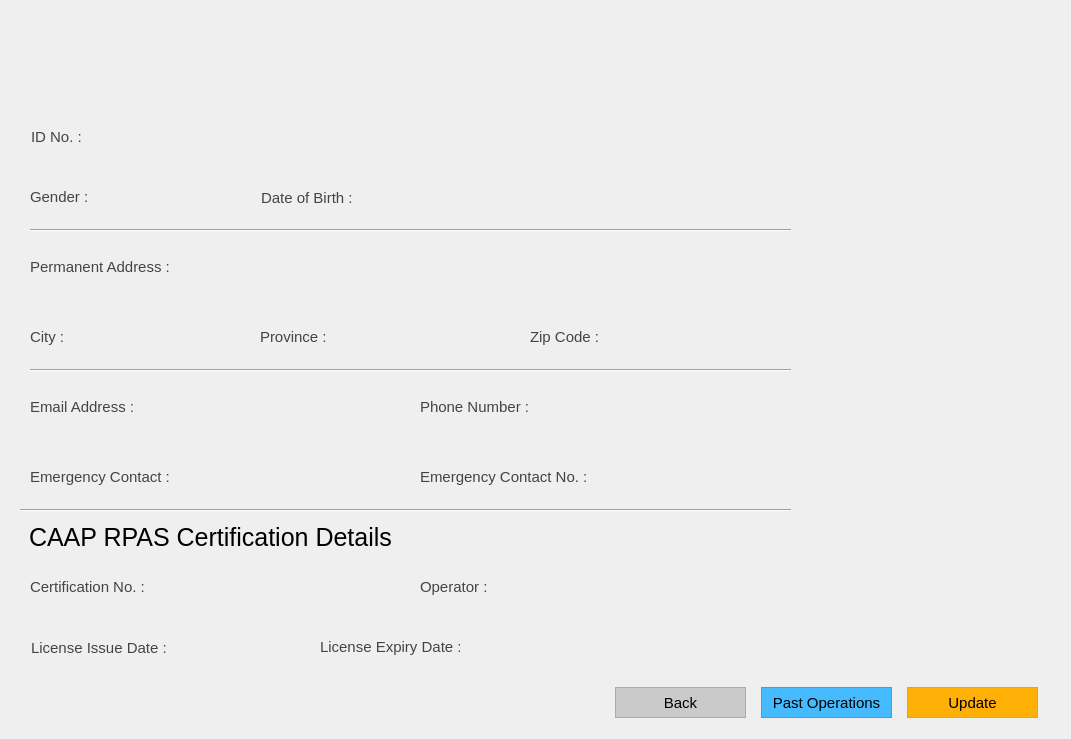
<?xml version="1.0" encoding="UTF-8"?>
<ui version="4.0">
 <class>MainWindow</class>
 <widget class="QMainWindow" name="MainWindow">
  <property name="geometry">
   <rect>
    <x>0</x>
    <y>0</y>
    <width>1071</width>
    <height>739</height>
   </rect>
  </property>
  <property name="minimumSize">
   <size>
    <width>1071</width>
    <height>739</height>
   </size>
  </property>
  <property name="maximumSize">
   <size>
    <width>1071</width>
    <height>739</height>
   </size>
  </property>
  <property name="font">
   <font>
    <pointsize>9</pointsize>
    <kerning>true</kerning>
   </font>
  </property>
  <property name="windowTitle">
   <string>AIDS – Pilot Profile [Administrator] </string>
  </property>
  <property name="windowIcon">
   <iconset>
    <normaloff>../../Resources/logo_svg.svg</normaloff>../../Resources/logo_svg.svg</iconset>
  </property>
  <widget class="QWidget" name="centralwidget">
   <widget class="QLabel" name="lbl_addPilot">
    <property name="geometry">
     <rect>
      <x>30</x>
      <y>50</y>
      <width>491</width>
      <height>61</height>
     </rect>
    </property>
    <property name="font">
     <font>
      <family>Segoe UI</family>
      <pointsize>29</pointsize>
      <kerning>true</kerning>
     </font>
    </property>
    <property name="styleSheet">
     <string notr="true"/>
    </property>
    <property name="text">
     <string/>
    </property>
   </widget>
   <widget class="QLabel" name="lbl_caap">
    <property name="geometry">
     <rect>
      <x>20</x>
      <y>520</y>
      <width>381</width>
      <height>35</height>
     </rect>
    </property>
    <property name="font">
     <font>
      <family>Helvetica</family>
      <pointsize>19</pointsize>
      <kerning>true</kerning>
     </font>
    </property>
    <property name="styleSheet">
     <string notr="true">padding-left:3px;</string>
    </property>
    <property name="text">
     <string>CAAP RPAS Certification Details</string>
    </property>
   </widget>
   <widget class="Line" name="line">
    <property name="geometry">
     <rect>
      <x>30</x>
      <y>220</y>
      <width>761</width>
      <height>20</height>
     </rect>
    </property>
    <property name="orientation">
     <enum>Qt::Horizontal</enum>
    </property>
   </widget>
   <widget class="Line" name="line_2">
    <property name="geometry">
     <rect>
      <x>20</x>
      <y>500</y>
      <width>771</width>
      <height>20</height>
     </rect>
    </property>
    <property name="orientation">
     <enum>Qt::Horizontal</enum>
    </property>
   </widget>
   <widget class="Line" name="line_3">
    <property name="geometry">
     <rect>
      <x>30</x>
      <y>360</y>
      <width>761</width>
      <height>20</height>
     </rect>
    </property>
    <property name="orientation">
     <enum>Qt::Horizontal</enum>
    </property>
   </widget>
   <widget class="QLabel" name="lbl_profilePic">
    <property name="geometry">
     <rect>
      <x>830</x>
      <y>30</y>
      <width>191</width>
      <height>181</height>
     </rect>
    </property>
    <property name="minimumSize">
     <size>
      <width>191</width>
      <height>181</height>
     </size>
    </property>
    <property name="maximumSize">
     <size>
      <width>191</width>
      <height>181</height>
     </size>
    </property>
    <property name="text">
     <string/>
    </property>
    <property name="pixmap">
     <pixmap>../../Resources/profile_placeholder.png</pixmap>
    </property>
    <property name="scaledContents">
     <bool>true</bool>
    </property>
   </widget>
   <widget class="QWidget" name="layoutWidget">
    <property name="geometry">
     <rect>
      <x>606</x>
      <y>682</y>
      <width>441</width>
      <height>41</height>
     </rect>
    </property>
    <layout class="QHBoxLayout" name="btn_layout">
     <item>
      <widget class="QPushButton" name="btn_cancel">
       <property name="minimumSize">
        <size>
         <width>131</width>
         <height>31</height>
        </size>
       </property>
       <property name="maximumSize">
        <size>
         <width>131</width>
         <height>31</height>
        </size>
       </property>
       <property name="font">
        <font>
         <family>Helvetica</family>
         <pointsize>11</pointsize>
        </font>
       </property>
       <property name="styleSheet">
        <string notr="true">QPushButton {
color: rgb(0, 0, 0);
	background-color: rgb(202, 202, 202);
border: 1.2px solid #ABABAB;
outline: none;}

QPushButton:hover{
color: rgb(255, 255, 255);
background-color: rgb(171, 171, 171);
outline: none;
border: none;
}

QPushButton:pressed{
color: rgb(255, 255, 255);
background-color: rgb(129, 129, 129);
outline: none;
border: none;
}


</string>
       </property>
       <property name="text">
        <string>Back</string>
       </property>
      </widget>
     </item>
     <item>
      <widget class="QPushButton" name="btn_pastops">
       <property name="minimumSize">
        <size>
         <width>131</width>
         <height>31</height>
        </size>
       </property>
       <property name="maximumSize">
        <size>
         <width>131</width>
         <height>31</height>
        </size>
       </property>
       <property name="font">
        <font>
         <family>Helvetica</family>
         <pointsize>11</pointsize>
        </font>
       </property>
       <property name="styleSheet">
        <string notr="true">QPushButton {
background-color: rgb(70, 186, 255);
color: rgb(0, 0, 0);
border: 1.4px solid #39A0ee;
outline: none;}

QPushButton:hover{

background-color: rgb(60, 175, 253);
outline: none;
border: none;
}

QPushButton:pressed{

background-color: rgb(53, 141, 217);
outline: none;
border: none;
}
</string>
       </property>
       <property name="text">
        <string>Past Operations</string>
       </property>
      </widget>
     </item>
     <item>
      <widget class="QPushButton" name="btn_update">
       <property name="minimumSize">
        <size>
         <width>131</width>
         <height>31</height>
        </size>
       </property>
       <property name="maximumSize">
        <size>
         <width>131</width>
         <height>31</height>
        </size>
       </property>
       <property name="font">
        <font>
         <family>Helvetica</family>
         <pointsize>11</pointsize>
        </font>
       </property>
       <property name="styleSheet">
        <string notr="true">QPushButton {
background-color: rgb(255, 176, 6);
border: 1.2px solid #ff9d07;
outline: none;}

QPushButton:hover{
background-color: rgb(255, 157, 7);
outline: none;
border: none;
}

QPushButton:pressed{
background-color: rgb(254, 140, 8);
outline: none;
border: none;
}


</string>
       </property>
       <property name="text">
        <string>Update</string>
       </property>
      </widget>
     </item>
    </layout>
   </widget>
   <widget class="QWidget" name="layoutWidget_2">
    <property name="geometry">
     <rect>
      <x>320</x>
      <y>630</y>
      <width>241</width>
      <height>33</height>
     </rect>
    </property>
    <layout class="QHBoxLayout" name="expirydate_layout">
     <item>
      <widget class="QLabel" name="lbl_expirydate_2">
       <property name="font">
        <font>
         <family>Segoe UI</family>
         <pointsize>11</pointsize>
        </font>
       </property>
       <property name="styleSheet">
        <string notr="true">color: rgb(68, 68, 68);</string>
       </property>
       <property name="text">
        <string>License Expiry Date :</string>
       </property>
      </widget>
     </item>
     <item>
      <widget class="QLabel" name="lbl_expirydate">
       <property name="minimumSize">
        <size>
         <width>81</width>
         <height>31</height>
        </size>
       </property>
       <property name="maximumSize">
        <size>
         <width>81</width>
         <height>31</height>
        </size>
       </property>
       <property name="font">
        <font>
         <family>Segoe UI</family>
         <pointsize>11</pointsize>
        </font>
       </property>
       <property name="text">
        <string/>
       </property>
      </widget>
     </item>
    </layout>
   </widget>
   <widget class="QWidget" name="layoutWidget">
    <property name="geometry">
     <rect>
      <x>30</x>
      <y>180</y>
      <width>171</width>
      <height>33</height>
     </rect>
    </property>
    <layout class="QHBoxLayout" name="gender_layout">
     <item>
      <widget class="QLabel" name="lbl_gender_2">
       <property name="font">
        <font>
         <family>Segoe UI</family>
         <pointsize>11</pointsize>
        </font>
       </property>
       <property name="styleSheet">
        <string notr="true">color: rgb(68, 68, 68);</string>
       </property>
       <property name="text">
        <string>Gender :</string>
       </property>
      </widget>
     </item>
     <item>
      <widget class="QLabel" name="lbl_gender">
       <property name="minimumSize">
        <size>
         <width>81</width>
         <height>31</height>
        </size>
       </property>
       <property name="maximumSize">
        <size>
         <width>81</width>
         <height>31</height>
        </size>
       </property>
       <property name="font">
        <font>
         <family>Segoe UI</family>
         <pointsize>11</pointsize>
        </font>
       </property>
       <property name="text">
        <string/>
       </property>
      </widget>
     </item>
    </layout>
   </widget>
   <widget class="QWidget" name="layoutWidget">
    <property name="geometry">
     <rect>
      <x>30</x>
      <y>250</y>
      <width>681</width>
      <height>33</height>
     </rect>
    </property>
    <layout class="QHBoxLayout" name="address_layout">
     <item>
      <widget class="QLabel" name="lbl_address_2">
       <property name="font">
        <font>
         <family>Segoe UI</family>
         <pointsize>11</pointsize>
        </font>
       </property>
       <property name="styleSheet">
        <string notr="true">color: rgb(68, 68, 68);</string>
       </property>
       <property name="text">
        <string>Permanent Address :</string>
       </property>
      </widget>
     </item>
     <item>
      <widget class="QLabel" name="lbl_address">
       <property name="minimumSize">
        <size>
         <width>491</width>
         <height>31</height>
        </size>
       </property>
       <property name="maximumSize">
        <size>
         <width>491</width>
         <height>31</height>
        </size>
       </property>
       <property name="font">
        <font>
         <family>Segoe UI</family>
         <pointsize>11</pointsize>
        </font>
       </property>
       <property name="text">
        <string/>
       </property>
      </widget>
     </item>
    </layout>
   </widget>
   <widget class="QWidget" name="layoutWidget">
    <property name="geometry">
     <rect>
      <x>30</x>
      <y>320</y>
      <width>201</width>
      <height>33</height>
     </rect>
    </property>
    <layout class="QHBoxLayout" name="city_layout">
     <item>
      <widget class="QLabel" name="lbl_city_2">
       <property name="font">
        <font>
         <family>Segoe UI</family>
         <pointsize>11</pointsize>
        </font>
       </property>
       <property name="styleSheet">
        <string notr="true">color: rgb(68, 68, 68);</string>
       </property>
       <property name="text">
        <string>City :</string>
       </property>
      </widget>
     </item>
     <item>
      <widget class="QLabel" name="lbl_city">
       <property name="minimumSize">
        <size>
         <width>131</width>
         <height>31</height>
        </size>
       </property>
       <property name="maximumSize">
        <size>
         <width>131</width>
         <height>31</height>
        </size>
       </property>
       <property name="font">
        <font>
         <family>Segoe UI</family>
         <pointsize>11</pointsize>
        </font>
       </property>
       <property name="text">
        <string/>
       </property>
      </widget>
     </item>
    </layout>
   </widget>
   <widget class="QWidget" name="layoutWidget">
    <property name="geometry">
     <rect>
      <x>260</x>
      <y>320</y>
      <width>241</width>
      <height>33</height>
     </rect>
    </property>
    <layout class="QHBoxLayout" name="province_layout">
     <item>
      <widget class="QLabel" name="lbl_province_2">
       <property name="font">
        <font>
         <family>Segoe UI</family>
         <pointsize>11</pointsize>
        </font>
       </property>
       <property name="styleSheet">
        <string notr="true">color: rgb(68, 68, 68);</string>
       </property>
       <property name="text">
        <string>Province :</string>
       </property>
      </widget>
     </item>
     <item>
      <widget class="QLabel" name="lbl_province">
       <property name="minimumSize">
        <size>
         <width>151</width>
         <height>31</height>
        </size>
       </property>
       <property name="maximumSize">
        <size>
         <width>151</width>
         <height>31</height>
        </size>
       </property>
       <property name="font">
        <font>
         <family>Segoe UI</family>
         <pointsize>11</pointsize>
        </font>
       </property>
       <property name="text">
        <string/>
       </property>
      </widget>
     </item>
    </layout>
   </widget>
   <widget class="QWidget" name="layoutWidget">
    <property name="geometry">
     <rect>
      <x>530</x>
      <y>320</y>
      <width>181</width>
      <height>33</height>
     </rect>
    </property>
    <layout class="QHBoxLayout" name="zip_layout">
     <item>
      <widget class="QLabel" name="lbl_zip_2">
       <property name="font">
        <font>
         <family>Segoe UI</family>
         <pointsize>11</pointsize>
        </font>
       </property>
       <property name="styleSheet">
        <string notr="true">color: rgb(68, 68, 68);</string>
       </property>
       <property name="text">
        <string>Zip Code :</string>
       </property>
      </widget>
     </item>
     <item>
      <widget class="QLabel" name="lbl_zip">
       <property name="minimumSize">
        <size>
         <width>91</width>
         <height>31</height>
        </size>
       </property>
       <property name="maximumSize">
        <size>
         <width>91</width>
         <height>31</height>
        </size>
       </property>
       <property name="font">
        <font>
         <family>Segoe UI</family>
         <pointsize>11</pointsize>
        </font>
       </property>
       <property name="text">
        <string/>
       </property>
      </widget>
     </item>
    </layout>
   </widget>
   <widget class="QWidget" name="layoutWidget">
    <property name="geometry">
     <rect>
      <x>30</x>
      <y>390</y>
      <width>361</width>
      <height>33</height>
     </rect>
    </property>
    <layout class="QHBoxLayout" name="email_layout">
     <item>
      <widget class="QLabel" name="lbl_email_2">
       <property name="font">
        <font>
         <family>Segoe UI</family>
         <pointsize>11</pointsize>
        </font>
       </property>
       <property name="styleSheet">
        <string notr="true">color: rgb(68, 68, 68);</string>
       </property>
       <property name="text">
        <string>Email Address :</string>
       </property>
      </widget>
     </item>
     <item>
      <widget class="QLabel" name="lbl_email">
       <property name="minimumSize">
        <size>
         <width>231</width>
         <height>31</height>
        </size>
       </property>
       <property name="maximumSize">
        <size>
         <width>231</width>
         <height>31</height>
        </size>
       </property>
       <property name="font">
        <font>
         <family>Segoe UI</family>
         <pointsize>11</pointsize>
        </font>
       </property>
       <property name="text">
        <string/>
       </property>
      </widget>
     </item>
    </layout>
   </widget>
   <widget class="QWidget" name="layoutWidget">
    <property name="geometry">
     <rect>
      <x>31</x>
      <y>120</y>
      <width>191</width>
      <height>33</height>
     </rect>
    </property>
    <layout class="QHBoxLayout" name="id_layout">
     <item>
      <widget class="QLabel" name="lbl_id_2">
       <property name="font">
        <font>
         <family>Segoe UI</family>
         <pointsize>11</pointsize>
        </font>
       </property>
       <property name="styleSheet">
        <string notr="true">color: rgb(68, 68, 68);</string>
       </property>
       <property name="text">
        <string>ID No. :</string>
       </property>
      </widget>
     </item>
     <item>
      <widget class="QLabel" name="lbl_id">
       <property name="minimumSize">
        <size>
         <width>101</width>
         <height>31</height>
        </size>
       </property>
       <property name="maximumSize">
        <size>
         <width>101</width>
         <height>31</height>
        </size>
       </property>
       <property name="font">
        <font>
         <family>Segoe UI</family>
         <pointsize>11</pointsize>
        </font>
       </property>
       <property name="text">
        <string/>
       </property>
      </widget>
     </item>
    </layout>
   </widget>
   <widget class="QWidget" name="layoutWidget">
    <property name="geometry">
     <rect>
      <x>420</x>
      <y>390</y>
      <width>341</width>
      <height>33</height>
     </rect>
    </property>
    <layout class="QHBoxLayout" name="mobile_layout">
     <item>
      <widget class="QLabel" name="lbl_mobile_2">
       <property name="font">
        <font>
         <family>Segoe UI</family>
         <pointsize>11</pointsize>
        </font>
       </property>
       <property name="styleSheet">
        <string notr="true">color: rgb(68, 68, 68);</string>
       </property>
       <property name="text">
        <string>Phone Number :</string>
       </property>
      </widget>
     </item>
     <item>
      <widget class="QLabel" name="lbl_mobile">
       <property name="minimumSize">
        <size>
         <width>191</width>
         <height>31</height>
        </size>
       </property>
       <property name="maximumSize">
        <size>
         <width>191</width>
         <height>31</height>
        </size>
       </property>
       <property name="font">
        <font>
         <family>Segoe UI</family>
         <pointsize>11</pointsize>
        </font>
       </property>
       <property name="text">
        <string/>
       </property>
      </widget>
     </item>
    </layout>
   </widget>
   <widget class="QWidget" name="layoutWidget">
    <property name="geometry">
     <rect>
      <x>30</x>
      <y>460</y>
      <width>361</width>
      <height>33</height>
     </rect>
    </property>
    <layout class="QHBoxLayout" name="emcontact_layout">
     <item>
      <widget class="QLabel" name="lbl_emContact_2">
       <property name="font">
        <font>
         <family>Segoe UI</family>
         <pointsize>11</pointsize>
        </font>
       </property>
       <property name="styleSheet">
        <string notr="true">color: rgb(68, 68, 68);</string>
       </property>
       <property name="text">
        <string>Emergency Contact :</string>
       </property>
      </widget>
     </item>
     <item>
      <widget class="QLabel" name="lbl_emContact">
       <property name="minimumSize">
        <size>
         <width>211</width>
         <height>31</height>
        </size>
       </property>
       <property name="maximumSize">
        <size>
         <width>211</width>
         <height>31</height>
        </size>
       </property>
       <property name="font">
        <font>
         <family>Segoe UI</family>
         <pointsize>11</pointsize>
        </font>
       </property>
       <property name="text">
        <string/>
       </property>
      </widget>
     </item>
    </layout>
   </widget>
   <widget class="QWidget" name="layoutWidget">
    <property name="geometry">
     <rect>
      <x>420</x>
      <y>460</y>
      <width>341</width>
      <height>33</height>
     </rect>
    </property>
    <layout class="QHBoxLayout" name="emnumber_layout">
     <item>
      <widget class="QLabel" name="lbl_emNumber_2">
       <property name="font">
        <font>
         <family>Segoe UI</family>
         <pointsize>11</pointsize>
        </font>
       </property>
       <property name="styleSheet">
        <string notr="true">color: rgb(68, 68, 68);</string>
       </property>
       <property name="text">
        <string>Emergency Contact No. :</string>
       </property>
      </widget>
     </item>
     <item>
      <widget class="QLabel" name="lbl_emNumber">
       <property name="minimumSize">
        <size>
         <width>161</width>
         <height>31</height>
        </size>
       </property>
       <property name="maximumSize">
        <size>
         <width>161</width>
         <height>31</height>
        </size>
       </property>
       <property name="font">
        <font>
         <family>Segoe UI</family>
         <pointsize>11</pointsize>
        </font>
       </property>
       <property name="text">
        <string/>
       </property>
      </widget>
     </item>
    </layout>
   </widget>
   <widget class="QWidget" name="layoutWidget">
    <property name="geometry">
     <rect>
      <x>30</x>
      <y>570</y>
      <width>331</width>
      <height>33</height>
     </rect>
    </property>
    <layout class="QHBoxLayout" name="certification_layout">
     <item>
      <widget class="QLabel" name="lbl_certification_2">
       <property name="font">
        <font>
         <family>Segoe UI</family>
         <pointsize>11</pointsize>
        </font>
       </property>
       <property name="styleSheet">
        <string notr="true">color: rgb(68, 68, 68);</string>
       </property>
       <property name="text">
        <string>Certification No. :</string>
       </property>
      </widget>
     </item>
     <item>
      <widget class="QLabel" name="lbl_certification">
       <property name="minimumSize">
        <size>
         <width>191</width>
         <height>31</height>
        </size>
       </property>
       <property name="maximumSize">
        <size>
         <width>191</width>
         <height>31</height>
        </size>
       </property>
       <property name="font">
        <font>
         <family>Segoe UI</family>
         <pointsize>11</pointsize>
        </font>
       </property>
       <property name="text">
        <string/>
       </property>
      </widget>
     </item>
    </layout>
   </widget>
   <widget class="QWidget" name="layoutWidget">
    <property name="geometry">
     <rect>
      <x>420</x>
      <y>570</y>
      <width>311</width>
      <height>33</height>
     </rect>
    </property>
    <layout class="QHBoxLayout" name="operator_layout">
     <item>
      <widget class="QLabel" name="lbl_operator_2">
       <property name="font">
        <font>
         <family>Segoe UI</family>
         <pointsize>11</pointsize>
        </font>
       </property>
       <property name="styleSheet">
        <string notr="true">color: rgb(68, 68, 68);</string>
       </property>
       <property name="text">
        <string>Operator :</string>
       </property>
      </widget>
     </item>
     <item>
      <widget class="QLabel" name="lbl_operator">
       <property name="minimumSize">
        <size>
         <width>211</width>
         <height>31</height>
        </size>
       </property>
       <property name="maximumSize">
        <size>
         <width>211</width>
         <height>31</height>
        </size>
       </property>
       <property name="font">
        <font>
         <family>Segoe UI</family>
         <pointsize>11</pointsize>
        </font>
       </property>
       <property name="text">
        <string/>
       </property>
      </widget>
     </item>
    </layout>
   </widget>
   <widget class="QWidget" name="layoutWidget">
    <property name="geometry">
     <rect>
      <x>261</x>
      <y>181</y>
      <width>191</width>
      <height>33</height>
     </rect>
    </property>
    <layout class="QHBoxLayout" name="dob_layout">
     <item>
      <widget class="QLabel" name="lbl_dob_2">
       <property name="font">
        <font>
         <family>Segoe UI</family>
         <pointsize>11</pointsize>
        </font>
       </property>
       <property name="styleSheet">
        <string notr="true">color: rgb(68, 68, 68);</string>
       </property>
       <property name="text">
        <string>Date of Birth :</string>
       </property>
      </widget>
     </item>
     <item>
      <widget class="QLabel" name="lbl_dob">
       <property name="minimumSize">
        <size>
         <width>81</width>
         <height>31</height>
        </size>
       </property>
       <property name="maximumSize">
        <size>
         <width>81</width>
         <height>31</height>
        </size>
       </property>
       <property name="font">
        <font>
         <family>Segoe UI</family>
         <pointsize>11</pointsize>
        </font>
       </property>
       <property name="text">
        <string/>
       </property>
      </widget>
     </item>
    </layout>
   </widget>
   <widget class="QWidget" name="layoutWidget">
    <property name="geometry">
     <rect>
      <x>31</x>
      <y>631</y>
      <width>241</width>
      <height>33</height>
     </rect>
    </property>
    <layout class="QHBoxLayout" name="issuedate_layout">
     <item>
      <widget class="QLabel" name="lbl_issuedate_2">
       <property name="font">
        <font>
         <family>Segoe UI</family>
         <pointsize>11</pointsize>
        </font>
       </property>
       <property name="styleSheet">
        <string notr="true">color: rgb(68, 68, 68);</string>
       </property>
       <property name="text">
        <string>License Issue Date :</string>
       </property>
      </widget>
     </item>
     <item>
      <widget class="QLabel" name="lbl_issuedate">
       <property name="minimumSize">
        <size>
         <width>81</width>
         <height>31</height>
        </size>
       </property>
       <property name="maximumSize">
        <size>
         <width>81</width>
         <height>31</height>
        </size>
       </property>
       <property name="font">
        <font>
         <family>Segoe UI</family>
         <pointsize>11</pointsize>
        </font>
       </property>
       <property name="text">
        <string/>
       </property>
      </widget>
     </item>
    </layout>
   </widget>
   <widget class="QLabel" name="lbl_addressExt">
    <property name="geometry">
     <rect>
      <x>30</x>
      <y>280</y>
      <width>681</width>
      <height>41</height>
     </rect>
    </property>
    <property name="minimumSize">
     <size>
      <width>681</width>
      <height>41</height>
     </size>
    </property>
    <property name="maximumSize">
     <size>
      <width>681</width>
      <height>41</height>
     </size>
    </property>
    <property name="font">
     <font>
      <family>Segoe UI</family>
      <pointsize>11</pointsize>
     </font>
    </property>
    <property name="text">
     <string/>
    </property>
   </widget>
  </widget>
 </widget>
 <tabstops>
  <tabstop>btn_cancel</tabstop>
  <tabstop>btn_update</tabstop>
 </tabstops>
 <resources/>
 <connections/>
</ui>
